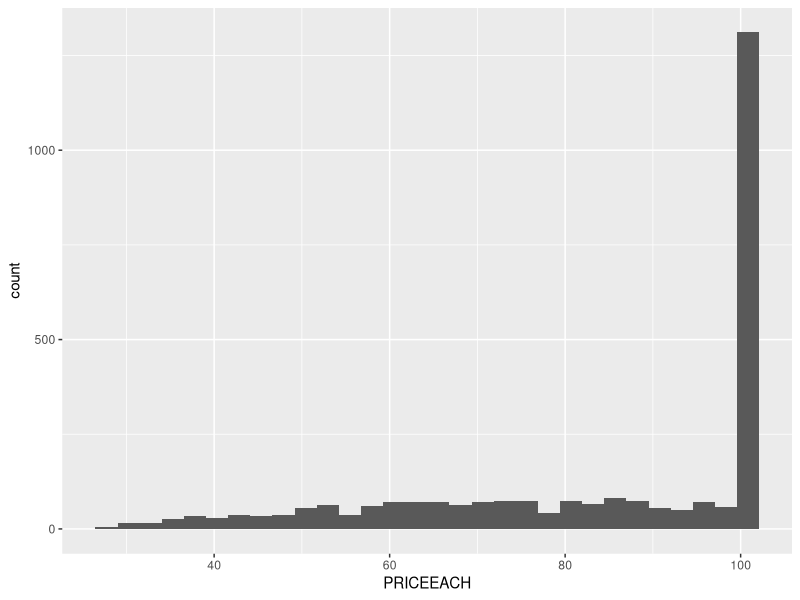
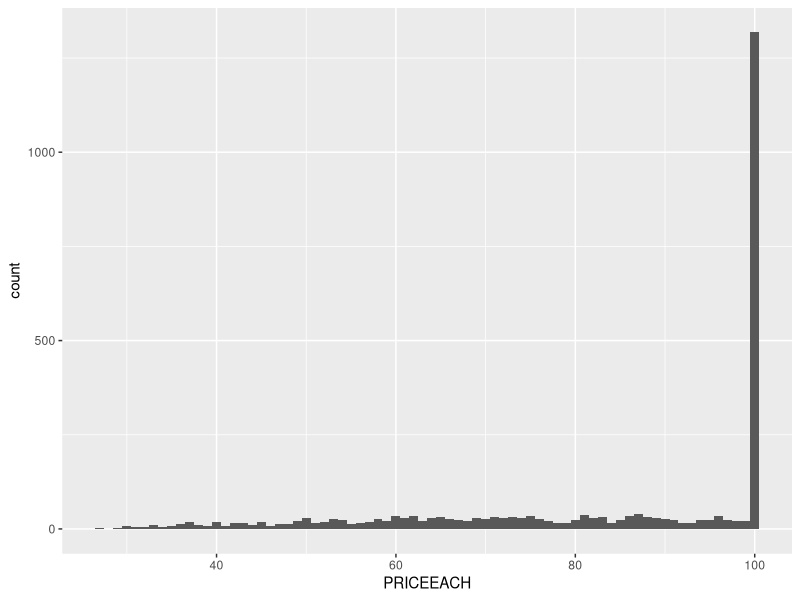
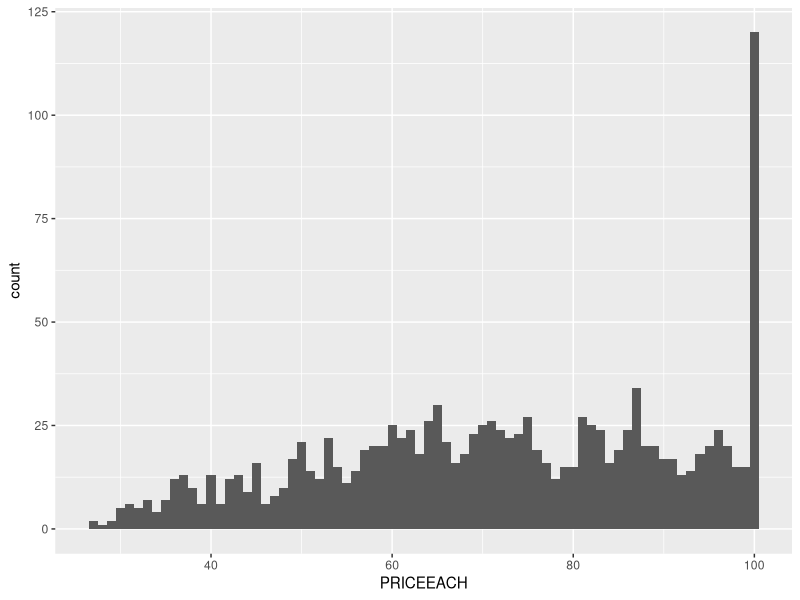
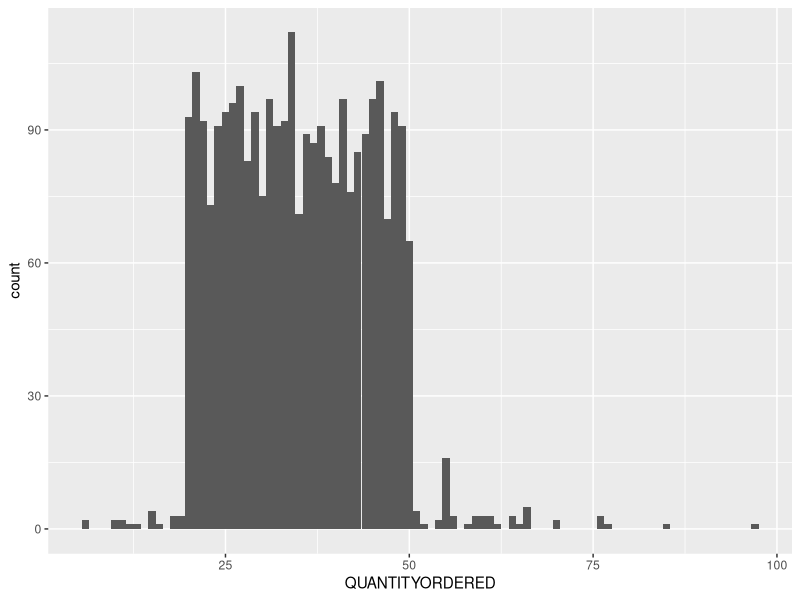
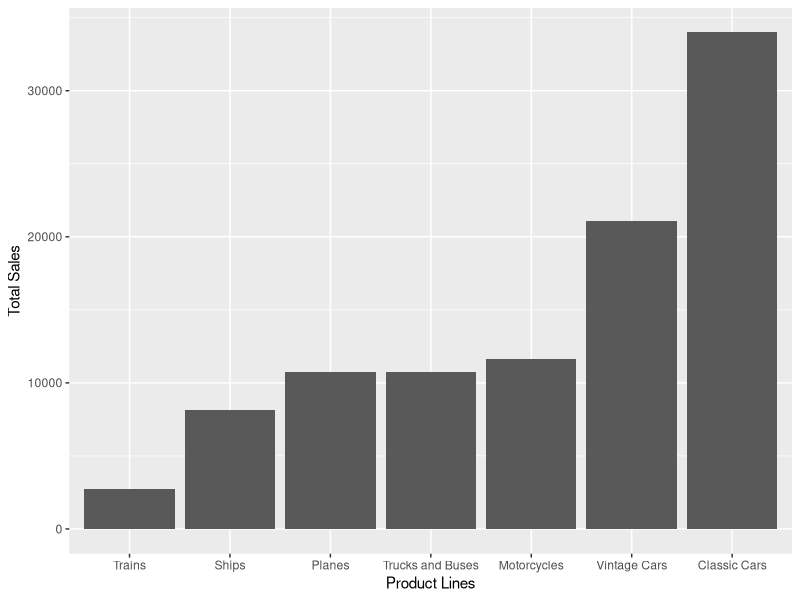
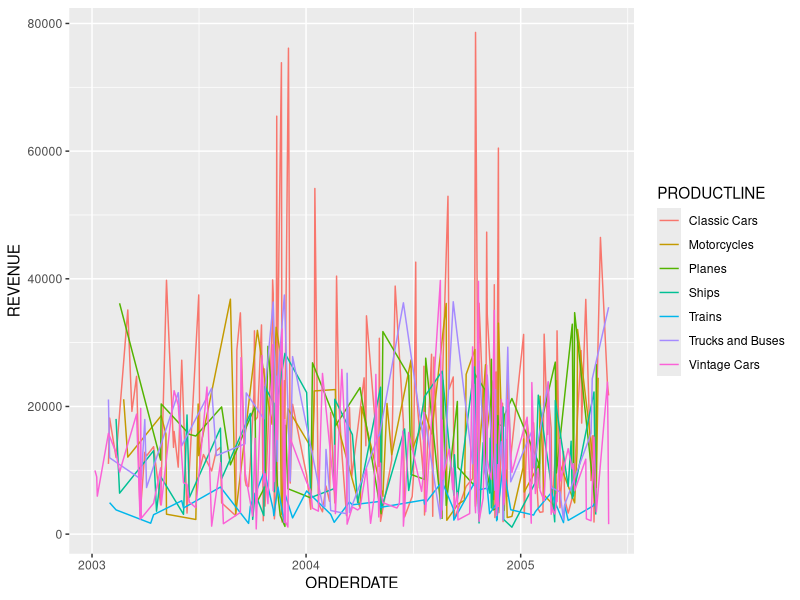
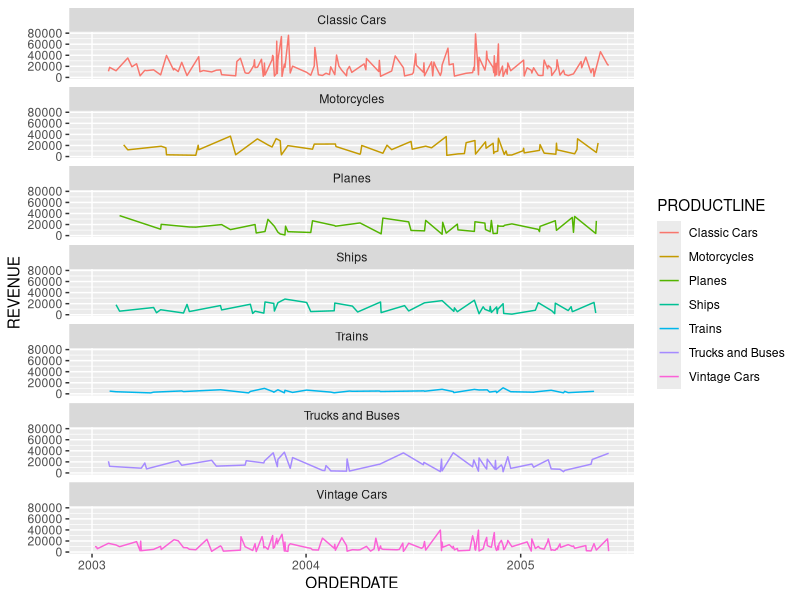
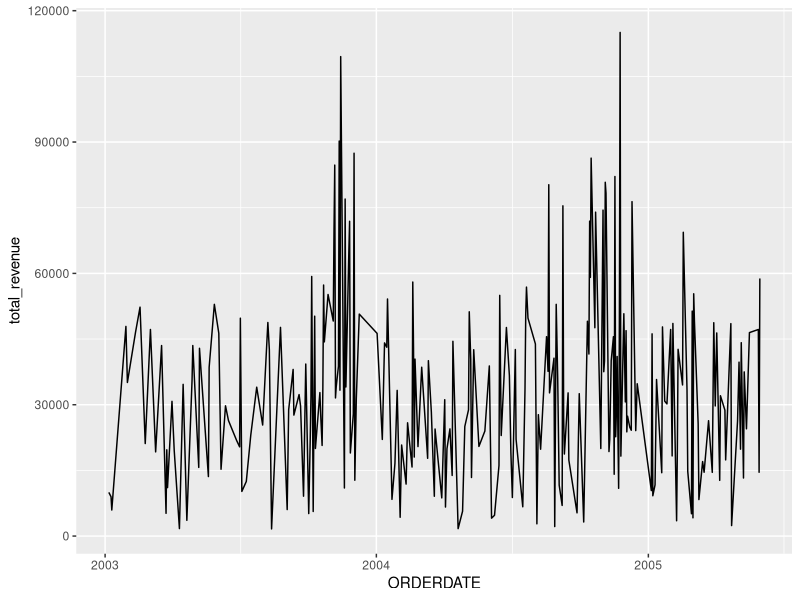

Generate these figures, in order, with R:
## ---- chunk 1
library(tidyverse)
## ---- chunk 2
read_lines('./revou_damc_case_study.csv', n_max = 5)
## ---- chunk 3
df <- read_csv('./revou_damc_case_study.csv')
## ---- chunk 4
df |> str()
## ---- chunk 5
df
## ---- chunk 6
df |> 
  separate_wider_delim(ORDERDATE, delim = ' ', names = c('ORDERDATE', 'ORDERHOUR')) |> 
  count(ORDERHOUR)
## ---- chunk 7
df <- df |> 
  separate_wider_delim(ORDERDATE, delim = ' ', names = c('ORDERDATE', 'ORDERHOUR')) |> 
  select(!ORDERHOUR)
## ---- chunk 8
df <- df |> 
  mutate(ORDERDATE = mdy(ORDERDATE))
## ---- chunk 9
df
## ---- chunk 10
df |> 
  ggplot(aes(PRICEEACH)) +
  geom_histogram()
## ---- chunk 11
df |> 
  ggplot(aes(PRICEEACH)) +
  geom_histogram(binwidth = 1)
## ---- chunk 12
df |> 
  count(PRICEEACH, sort = TRUE)
## ---- chunk 13
df |> 
  distinct(PRODUCTCODE, PRICEEACH) |> 
  ggplot(aes(PRICEEACH)) +
  geom_histogram(binwidth = 1)
## ---- chunk 14
df |> 
  ggplot(aes(QUANTITYORDERED)) +
  geom_histogram(binwidth = 1)
## ---- chunk 15
df |> count(PRODUCTLINE, wt = QUANTITYORDERED, sort = TRUE)
## ---- chunk 16
df |> 
  count(PRODUCTLINE, wt = QUANTITYORDERED) |> 
  ggplot(aes(fct_reorder(PRODUCTLINE, n), n)) +
  geom_col() +
  labs(x='Product Lines', y='Total Sales')
## ---- chunk 17
df <- df |> 
  mutate(revenue = QUANTITYORDERED * PRICEEACH, .after = PRICEEACH)

df
## ---- chunk 18
daily_revenue <- df |> 
  count(ORDERDATE, PRODUCTLINE, wt = revenue, name = 'REVENUE')

daily_revenue
## ---- chunk 19
daily_revenue |> 
  ggplot(aes(ORDERDATE, REVENUE, color=PRODUCTLINE)) +
  geom_line()
## ---- chunk 20
daily_revenue |> 
  ggplot(aes(ORDERDATE, REVENUE, color=PRODUCTLINE)) +
  geom_line() +
  facet_wrap(. ~ PRODUCTLINE, ncol = 1)
## ---- chunk 21
daily_revenue_total <- daily_revenue |> 
  count(ORDERDATE, wt = REVENUE, name = 'total_revenue')
## ---- chunk 22
daily_revenue_total |> 
  ggplot(aes(ORDERDATE, total_revenue)) +
  geom_line() 
## ---- chunk 23
daily_revenue_total |> 
  ggplot(aes(ORDERDATE, total_revenue)) +
  geom_line() +
  geom_smooth()
## ---- chunk 24
daily_revenue_total <- daily_revenue_total |> 
  mutate(year = year(ORDERDATE) |> as_factor())
## ---- chunk 25
daily_revenue_total |> 
  ggplot(aes(ORDERDATE, total_revenue)) +
  geom_line() +
  facet_wrap(. ~ year, scales = 'free_x', ncol = 1) +
  scale_x_date(date_labels = '%b',date_breaks = '1 month')
## ---- chunk 26
daily_revenue_total |> 
  filter(year(ORDERDATE) == 2003) |> 
  ggplot(aes(ORDERDATE, total_revenue)) +
  geom_line() + 
  geom_smooth() +
  scale_x_date(date_labels = '%b',date_breaks = '1 month') +
  labs(title = 'Total Sales Revenue per Month in 2003')
## ---- chunk 27
daily_revenue_total |> 
  filter(year(ORDERDATE) == 2004) |> 
  ggplot(aes(ORDERDATE, total_revenue)) +
  geom_line() + 
  geom_smooth() +
  scale_x_date(date_labels = '%b',date_breaks = '1 month') +
  labs(title = 'Total Sales Revenue per Month in 2004')
## ---- chunk 28
daily_revenue_total |> 
  filter(year(ORDERDATE) == 2005) |> 
  ggplot(aes(ORDERDATE, total_revenue)) +
  geom_line() + 
  geom_smooth() +
  scale_x_date(date_labels = '%b',date_breaks = '1 month') +
  labs(title = 'Total Sales Revenue per Month in 2005')
